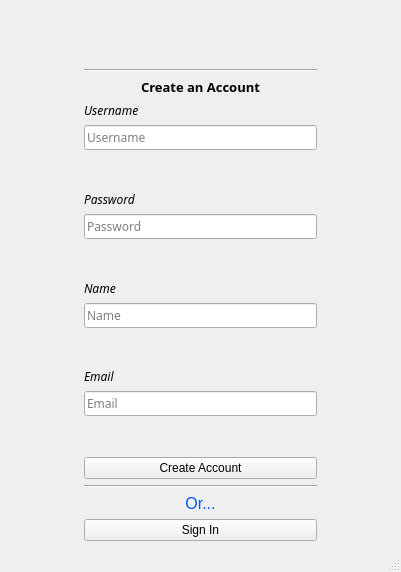
<?xml version="1.0" encoding="UTF-8"?>
<ui version="4.0">
 <class>MainWindow</class>
 <widget class="QMainWindow" name="MainWindow">
  <property name="geometry">
   <rect>
    <x>0</x>
    <y>0</y>
    <width>401</width>
    <height>572</height>
   </rect>
  </property>
  <property name="windowTitle">
   <string>Jade Account | Create Account</string>
  </property>
  <property name="windowIcon">
   <iconset resource="../assets.qrc">
    <normaloff>:/images/assets/jadeIcon.png</normaloff>:/images/assets/jadeIcon.png</iconset>
  </property>
  <widget class="QWidget" name="centralwidget">
   <layout class="QGridLayout" name="gridLayout_3">
    <item row="0" column="0">
     <layout class="QVBoxLayout" name="verticalLayout">
      <item>
       <layout class="QGridLayout" name="gridLayout">
        <item row="0" column="0">
         <spacer name="horizontalSpacer_3">
          <property name="orientation">
           <enum>Qt::Horizontal</enum>
          </property>
          <property name="sizeHint" stdset="0">
           <size>
            <width>128</width>
            <height>20</height>
           </size>
          </property>
         </spacer>
        </item>
        <item row="0" column="1">
         <widget class="QLabel" name="topBox_image">
          <property name="sizePolicy">
           <sizepolicy hsizetype="Fixed" vsizetype="Fixed">
            <horstretch>0</horstretch>
            <verstretch>0</verstretch>
           </sizepolicy>
          </property>
          <property name="maximumSize">
           <size>
            <width>130</width>
            <height>99</height>
           </size>
          </property>
          <property name="text">
           <string/>
          </property>
          <property name="pixmap">
           <pixmap resource="../assets.qrc">:/images/assets/JadeAccount.png</pixmap>
          </property>
          <property name="scaledContents">
           <bool>true</bool>
          </property>
         </widget>
        </item>
        <item row="0" column="2">
         <spacer name="horizontalSpacer_4">
          <property name="orientation">
           <enum>Qt::Horizontal</enum>
          </property>
          <property name="sizeHint" stdset="0">
           <size>
            <width>128</width>
            <height>20</height>
           </size>
          </property>
         </spacer>
        </item>
       </layout>
      </item>
      <item>
       <widget class="QLabel" name="MESSAGE">
        <property name="text">
         <string>&lt;html&gt;&lt;head/&gt;&lt;body&gt;&lt;p&gt;&lt;br/&gt;&lt;/p&gt;&lt;/body&gt;&lt;/html&gt;</string>
        </property>
        <property name="wordWrap">
         <bool>true</bool>
        </property>
       </widget>
      </item>
      <item>
       <layout class="QGridLayout" name="gridLayout_2">
        <item row="0" column="0">
         <spacer name="horizontalSpacer">
          <property name="orientation">
           <enum>Qt::Horizontal</enum>
          </property>
          <property name="sizeType">
           <enum>QSizePolicy::Fixed</enum>
          </property>
          <property name="sizeHint" stdset="0">
           <size>
            <width>75</width>
            <height>20</height>
           </size>
          </property>
         </spacer>
        </item>
        <item row="0" column="1">
         <layout class="QVBoxLayout" name="mainBox">
          <item>
           <widget class="Line" name="line_3">
            <property name="orientation">
             <enum>Qt::Horizontal</enum>
            </property>
           </widget>
          </item>
          <item>
           <widget class="QLabel" name="mainBox_text">
            <property name="font">
             <font>
              <family>Segoe UI Light</family>
             </font>
            </property>
            <property name="text">
             <string>&lt;html&gt;&lt;head/&gt;&lt;body&gt;&lt;p align=&quot;center&quot;&gt;&lt;span style=&quot; font-size:10pt; font-weight:600;&quot;&gt;Create an Account&lt;/span&gt;&lt;/p&gt;&lt;/body&gt;&lt;/html&gt;</string>
            </property>
           </widget>
          </item>
          <item>
           <layout class="QGridLayout" name="usernameBox">
            <item row="0" column="0">
             <widget class="QLabel" name="usernameBox_text">
              <property name="font">
               <font>
                <family>Segoe UI Light</family>
               </font>
              </property>
              <property name="text">
               <string>&lt;html&gt;&lt;head/&gt;&lt;body&gt;&lt;p&gt;&lt;span style=&quot; font-style:italic;&quot;&gt;Username&lt;/span&gt;&lt;/p&gt;&lt;/body&gt;&lt;/html&gt;</string>
              </property>
             </widget>
            </item>
            <item row="1" column="0">
             <widget class="QLineEdit" name="usernameBox_edit">
              <property name="font">
               <font>
                <family>Segoe UI Light</family>
               </font>
              </property>
              <property name="statusTip">
               <string>Please type your username</string>
              </property>
              <property name="inputMask">
               <string/>
              </property>
              <property name="text">
               <string/>
              </property>
              <property name="dragEnabled">
               <bool>false</bool>
              </property>
              <property name="placeholderText">
               <string>Username</string>
              </property>
              <property name="clearButtonEnabled">
               <bool>true</bool>
              </property>
             </widget>
            </item>
           </layout>
          </item>
          <item>
           <spacer name="verticalSpacer_2">
            <property name="orientation">
             <enum>Qt::Vertical</enum>
            </property>
            <property name="sizeHint" stdset="0">
             <size>
              <width>20</width>
              <height>13</height>
             </size>
            </property>
           </spacer>
          </item>
          <item>
           <layout class="QGridLayout" name="passwordBox">
            <item row="0" column="0">
             <widget class="QLabel" name="passwordBox_text">
              <property name="font">
               <font>
                <family>Segoe UI Light</family>
               </font>
              </property>
              <property name="text">
               <string>&lt;html&gt;&lt;head/&gt;&lt;body&gt;&lt;p&gt;&lt;span style=&quot; font-style:italic;&quot;&gt;Password&lt;/span&gt;&lt;/p&gt;&lt;/body&gt;&lt;/html&gt;</string>
              </property>
             </widget>
            </item>
            <item row="1" column="0">
             <widget class="QLineEdit" name="passwordBox_edit">
              <property name="font">
               <font>
                <family>Segoe UI Light</family>
               </font>
              </property>
              <property name="statusTip">
               <string>Strong passwords include letters, numbers and a variety of symbols.</string>
              </property>
              <property name="inputMask">
               <string/>
              </property>
              <property name="text">
               <string/>
              </property>
              <property name="dragEnabled">
               <bool>false</bool>
              </property>
              <property name="placeholderText">
               <string>Password</string>
              </property>
              <property name="clearButtonEnabled">
               <bool>true</bool>
              </property>
             </widget>
            </item>
           </layout>
          </item>
          <item>
           <spacer name="verticalSpacer">
            <property name="orientation">
             <enum>Qt::Vertical</enum>
            </property>
            <property name="sizeHint" stdset="0">
             <size>
              <width>20</width>
              <height>13</height>
             </size>
            </property>
           </spacer>
          </item>
          <item>
           <layout class="QGridLayout" name="nameBox">
            <item row="0" column="0">
             <widget class="QLabel" name="nameBox_text">
              <property name="font">
               <font>
                <family>Segoe UI Light</family>
               </font>
              </property>
              <property name="text">
               <string>&lt;html&gt;&lt;head/&gt;&lt;body&gt;&lt;p&gt;&lt;span style=&quot; font-style:italic;&quot;&gt;Name&lt;/span&gt;&lt;/p&gt;&lt;/body&gt;&lt;/html&gt;</string>
              </property>
             </widget>
            </item>
            <item row="1" column="0">
             <widget class="QLineEdit" name="nameBox_edit">
              <property name="font">
               <font>
                <family>Segoe UI Light</family>
               </font>
              </property>
              <property name="statusTip">
               <string>Please type your name.</string>
              </property>
              <property name="inputMask">
               <string/>
              </property>
              <property name="text">
               <string/>
              </property>
              <property name="dragEnabled">
               <bool>false</bool>
              </property>
              <property name="placeholderText">
               <string>Name</string>
              </property>
              <property name="clearButtonEnabled">
               <bool>true</bool>
              </property>
             </widget>
            </item>
           </layout>
          </item>
          <item>
           <spacer name="verticalSpacer_3">
            <property name="orientation">
             <enum>Qt::Vertical</enum>
            </property>
            <property name="sizeHint" stdset="0">
             <size>
              <width>20</width>
              <height>13</height>
             </size>
            </property>
           </spacer>
          </item>
          <item>
           <layout class="QGridLayout" name="emailBox">
            <item row="0" column="0">
             <widget class="QLabel" name="emailBox_text">
              <property name="font">
               <font>
                <family>Segoe UI Light</family>
               </font>
              </property>
              <property name="text">
               <string>&lt;html&gt;&lt;head/&gt;&lt;body&gt;&lt;p&gt;&lt;span style=&quot; font-style:italic;&quot;&gt;Email&lt;/span&gt;&lt;/p&gt;&lt;/body&gt;&lt;/html&gt;</string>
              </property>
             </widget>
            </item>
            <item row="1" column="0">
             <widget class="QLineEdit" name="emailBox_edit">
              <property name="font">
               <font>
                <family>Segoe UI Light</family>
               </font>
              </property>
              <property name="statusTip">
               <string>Please type your email. Make sure it's correct.</string>
              </property>
              <property name="inputMask">
               <string/>
              </property>
              <property name="text">
               <string/>
              </property>
              <property name="dragEnabled">
               <bool>false</bool>
              </property>
              <property name="placeholderText">
               <string>Email</string>
              </property>
              <property name="clearButtonEnabled">
               <bool>true</bool>
              </property>
             </widget>
            </item>
           </layout>
          </item>
          <item>
           <spacer name="verticalSpacer_4">
            <property name="orientation">
             <enum>Qt::Vertical</enum>
            </property>
            <property name="sizeHint" stdset="0">
             <size>
              <width>20</width>
              <height>13</height>
             </size>
            </property>
           </spacer>
          </item>
          <item>
           <widget class="QPushButton" name="mainBox_button">
            <property name="statusTip">
             <string>Create your Account</string>
            </property>
            <property name="text">
             <string>Create Account</string>
            </property>
           </widget>
          </item>
         </layout>
        </item>
        <item row="0" column="2">
         <spacer name="horizontalSpacer_2">
          <property name="orientation">
           <enum>Qt::Horizontal</enum>
          </property>
          <property name="sizeType">
           <enum>QSizePolicy::Fixed</enum>
          </property>
          <property name="sizeHint" stdset="0">
           <size>
            <width>75</width>
            <height>20</height>
           </size>
          </property>
         </spacer>
        </item>
        <item row="1" column="1">
         <layout class="QVBoxLayout" name="switchWindowBox">
          <item>
           <widget class="Line" name="line_4">
            <property name="orientation">
             <enum>Qt::Horizontal</enum>
            </property>
           </widget>
          </item>
          <item>
           <widget class="QLabel" name="switchWindowBox_text">
            <property name="text">
             <string>&lt;html&gt;&lt;head/&gt;&lt;body&gt;&lt;p align=&quot;center&quot;&gt;&lt;span style=&quot; font-size:12pt; color:#0055ff;&quot;&gt;Or...&lt;/span&gt;&lt;/p&gt;&lt;/body&gt;&lt;/html&gt;</string>
            </property>
           </widget>
          </item>
          <item>
           <widget class="QPushButton" name="switchWindowBox_button">
            <property name="statusTip">
             <string>Switch to the Sign In window</string>
            </property>
            <property name="text">
             <string>Sign In</string>
            </property>
           </widget>
          </item>
         </layout>
        </item>
       </layout>
      </item>
     </layout>
    </item>
   </layout>
  </widget>
  <widget class="QStatusBar" name="statusbar"/>
 </widget>
 <resources>
  <include location="../assets.qrc"/>
  <include location="../assets.qrc"/>
  <include location="../assets.qrc"/>
 </resources>
 <connections/>
</ui>
